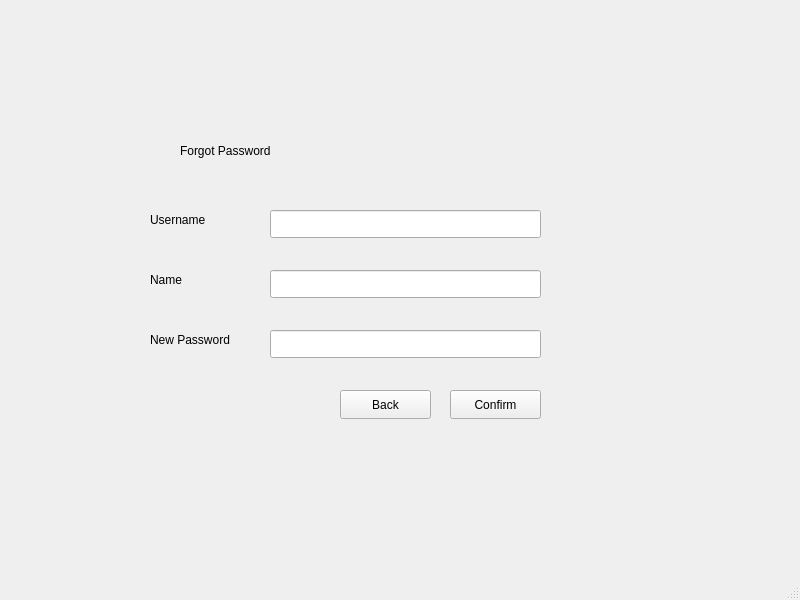
<?xml version="1.0" encoding="UTF-8"?>
<ui version="4.0">
 <class>NewPassword</class>
 <widget class="QMainWindow" name="NewPassword">
  <property name="geometry">
   <rect>
    <x>0</x>
    <y>0</y>
    <width>800</width>
    <height>600</height>
   </rect>
  </property>
  <property name="windowTitle">
   <string>MainWindow</string>
  </property>
  <widget class="QWidget" name="centralwidget">
   <widget class="QLineEdit" name="username">
    <property name="geometry">
     <rect>
      <x>270</x>
      <y>210</y>
      <width>271</width>
      <height>28</height>
     </rect>
    </property>
   </widget>
   <widget class="QLabel" name="label_3">
    <property name="geometry">
     <rect>
      <x>180</x>
      <y>120</y>
      <width>381</width>
      <height>61</height>
     </rect>
    </property>
    <property name="styleSheet">
     <string notr="true">color: rgb(0, 0, 0);
font: 350 26pt &quot;Cascadia Code SemiLight&quot;;</string>
    </property>
    <property name="text">
     <string>Forgot Password</string>
    </property>
   </widget>
   <widget class="QLabel" name="label_2">
    <property name="geometry">
     <rect>
      <x>150</x>
      <y>270</y>
      <width>71</width>
      <height>20</height>
     </rect>
    </property>
    <property name="text">
     <string>Name</string>
    </property>
   </widget>
   <widget class="QLineEdit" name="name">
    <property name="geometry">
     <rect>
      <x>270</x>
      <y>270</y>
      <width>271</width>
      <height>28</height>
     </rect>
    </property>
   </widget>
   <widget class="QLabel" name="label">
    <property name="geometry">
     <rect>
      <x>150</x>
      <y>210</y>
      <width>81</width>
      <height>20</height>
     </rect>
    </property>
    <property name="text">
     <string>Username</string>
    </property>
   </widget>
   <widget class="QPushButton" name="confirmButton">
    <property name="geometry">
     <rect>
      <x>450</x>
      <y>390</y>
      <width>91</width>
      <height>29</height>
     </rect>
    </property>
    <property name="text">
     <string>Confirm</string>
    </property>
   </widget>
   <widget class="QLineEdit" name="newPass">
    <property name="geometry">
     <rect>
      <x>270</x>
      <y>330</y>
      <width>271</width>
      <height>28</height>
     </rect>
    </property>
    <property name="text">
     <string/>
    </property>
   </widget>
   <widget class="QLabel" name="label_4">
    <property name="geometry">
     <rect>
      <x>150</x>
      <y>330</y>
      <width>101</width>
      <height>20</height>
     </rect>
    </property>
    <property name="text">
     <string>New Password</string>
    </property>
   </widget>
   <widget class="QPushButton" name="backButton">
    <property name="geometry">
     <rect>
      <x>340</x>
      <y>390</y>
      <width>91</width>
      <height>29</height>
     </rect>
    </property>
    <property name="text">
     <string>Back</string>
    </property>
   </widget>
  </widget>
  <widget class="QMenuBar" name="menubar">
   <property name="geometry">
    <rect>
     <x>0</x>
     <y>0</y>
     <width>800</width>
     <height>25</height>
    </rect>
   </property>
  </widget>
  <widget class="QStatusBar" name="statusbar"/>
 </widget>
 <resources/>
 <connections/>
</ui>
